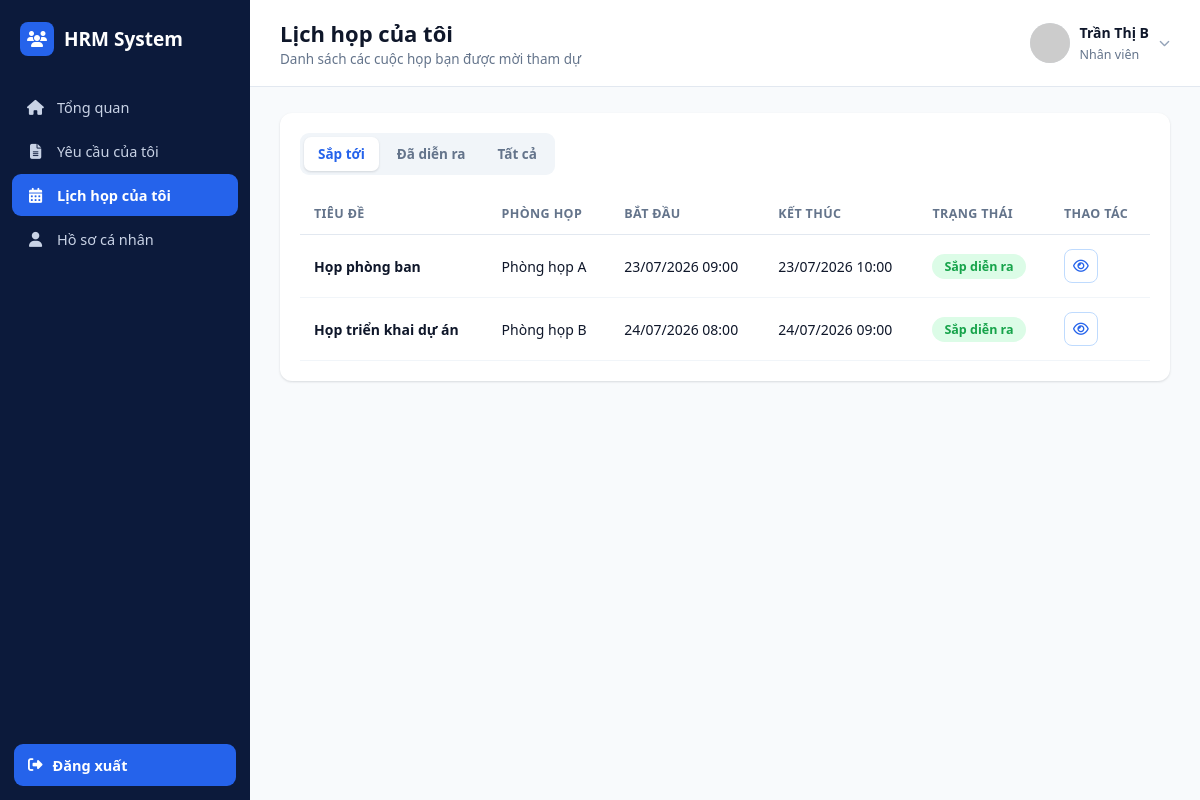
Screenshot of /employee/meetings.php (signed in) with the database file from the repository.
### tables this page shows
CREATE TABLE nhan_vien (
    id INT AUTO_INCREMENT PRIMARY KEY,
    ma_nv VARCHAR(20) NOT NULL UNIQUE,
    ho_ten VARCHAR(100) NOT NULL,
    email VARCHAR(100) NOT NULL UNIQUE,
    mat_khau VARCHAR(255) NOT NULL,
    sdt VARCHAR(20) DEFAULT NULL,
    chuc_vu ENUM('Nhân viên','Trưởng phòng') NOT NULL DEFAULT 'Nhân viên',
    gioi_tinh ENUM('Nam','Nữ','Khác') DEFAULT 'Nam',
    ngay_sinh DATE DEFAULT NULL,
    ngay_vao_lam DATE DEFAULT NULL,
    dia_chi TEXT,
    phong_ban_id INT DEFAULT NULL,
    avatar VARCHAR(255) DEFAULT NULL,
    trang_thai ENUM('Hoạt động','Nghỉ việc') NOT NULL DEFAULT 'Hoạt động',
    cccd VARCHAR(20) DEFAULT NULL,
    ngay_cap DATE DEFAULT NULL,
    noi_cap VARCHAR(150) DEFAULT NULL,
    tinh_trang_hon_nhan VARCHAR(50) DEFAULT NULL,
    quoc_tich VARCHAR(50) DEFAULT 'Việt Nam',
    ghi_chu TEXT,
    created_at TIMESTAMP DEFAULT CURRENT_TIMESTAMP,
    FOREIGN KEY (phong_ban_id) REFERENCES phong_ban(id) ON DELETE SET NULL
);

CREATE TABLE cuoc_hop (
    id INT AUTO_INCREMENT PRIMARY KEY,
    tieu_de VARCHAR(255) NOT NULL,
    noi_dung TEXT,
    phong_hop_id INT DEFAULT NULL,
    thoi_gian_bat_dau DATETIME NOT NULL,
    thoi_gian_ket_thuc DATETIME NOT NULL,
    nhac_nho VARCHAR(50) DEFAULT NULL,
    ghi_chu TEXT,
    quyen_truy_cap VARCHAR(50) DEFAULT 'Chỉ thành viên được mời',
    tep_dinh_kem VARCHAR(255) DEFAULT NULL,
    nguoi_tao_id INT DEFAULT NULL,
    trang_thai ENUM('Sắp diễn ra','Đã diễn ra','Đã hủy') NOT NULL DEFAULT 'Sắp diễn ra',
    created_at TIMESTAMP DEFAULT CURRENT_TIMESTAMP,
    FOREIGN KEY (phong_hop_id) REFERENCES phong_hop(id) ON DELETE SET NULL,
    FOREIGN KEY (nguoi_tao_id) REFERENCES nhan_vien(id) ON DELETE SET NULL
);

CREATE TABLE phong_hop (
    id INT AUTO_INCREMENT PRIMARY KEY,
    ten_phong VARCHAR(100) NOT NULL
);

### includes/auth.php (called while the page is built, shortened)
<?php
require_once __DIR__ . '/../config/db.php';
function require_employee()
{
    $u = current_user();
}
function current_user()
{
    global $pdo;
    static $user = null;
    if ($user !== null) {
        return $user;
    }
    $stmt = $pdo->prepare('SELECT nv.*, pb.ten_phong_ban FROM nhan_vien nv
                            LEFT JOIN phong_ban pb ON pb.id = nv.phong_ban_id
                            WHERE nv.id = ?');
    $stmt->execute([$_SESSION['user_id']]);
    $user = $stmt->fetch();
    return $user;
}
function format_date($date, $withTime = false)
{
    $ts = strtotime($date);
    return $withTime ? date('d/m/Y H:i', $ts) : date('d/m/Y', $ts);
}
function e($str)
{
    return htmlspecialchars($str ?? '', ENT_QUOTES, 'UTF-8');
}

### employee/meetings.php (the view, shortened to what this page needs)
<?php
require_once __DIR__ . '/../includes/auth.php';
require_employee();
$page_title = 'Lịch họp của tôi';
$page_subtitle = 'Danh sách các cuộc họp bạn được mời tham dự';
$u = current_user();
$myId = $u['id'];
$filter = $_GET['filter'] ?? 'upcoming';
$where = ['cv.nhan_vien_id = ?'];
$params = [$myId];
if ($filter === 'upcoming') {
    $where[] = "ch.thoi_gian_bat_dau >= NOW()";
    $where[] = "ch.trang_thai != 'Đã hủy'";
} elseif ($filter === 'past') {
    $where[] = "ch.thoi_gian_bat_dau < NOW()";
}
$whereSql = implode(' AND ', $where);
$order = $filter === 'past' ? 'DESC' : 'ASC';
$stmt = $pdo->prepare("SELECT ch.*, ph.ten_phong FROM cuoc_hop_thanh_vien cv
                        JOIN cuoc_hop ch ON ch.id = cv.cuoc_hop_id
                        LEFT JOIN phong_hop ph ON ph.id = ch.phong_hop_id
                        WHERE $whereSql
                        ORDER BY ch.thoi_gian_bat_dau $order");
$stmt->execute($params);
$meetings = $stmt->fetchAll();
include __DIR__ . '/includes/head_meta.php';
?>
<div class="app">
    <?php include __DIR__ . '/includes/sidebar.php'; ?>
    <div class="main">
        <?php include __DIR__ . '/includes/header.php'; ?>
        <div class="content">
            <div class="panel">
                <div class="view-toggle" style="width:fit-content;margin-bottom:18px;">
                    <a href="meetings.php?filter=upcoming" class="<?= $filter==='upcoming'?'active':'' ?>">Sắp tới</a>
                    <a href="meetings.php?filter=past" class="<?= $filter==='past'?'active':'' ?>">Đã diễn ra</a>
                    <a href="meetings.php?filter=all" class="<?= $filter==='all'?'active':'' ?>">Tất cả</a>
                </div>
                <div class="table-wrap">
                <table class="data-table">
                    <thead>
                        <tr><th>Tiêu đề</th><th>Phòng họp</th><th>Bắt đầu</th><th>Kết thúc</th><th>Trạng thái</th><th>Thao tác</th></tr>
                    </thead>
                    <tbody>
                    <?php foreach ($meetings as $m): ?>
                        <tr>
                            <td><b><?= e($m['tieu_de']) ?></b></td>
                            <td><?= e($m['ten_phong'] ?? '—') ?></td>
                            <td><?= format_date($m['thoi_gian_bat_dau'], true) ?></td>
                            <td><?= format_date($m['thoi_gian_ket_thuc'], true) ?></td>
                            <td><span class="badge-status <?= $m['trang_thai']==='Đã hủy'?'inactive':'active' ?>"><?= e($m['trang_thai']) ?></span></td>
                            <td><a class="icon-btn view" href="meeting_view.php?id=<?= $m['id'] ?>"><i class="fa-regular fa-eye"></i></a></td>
                        </tr>
                    <?php endforeach; ?>
                    </tbody>
                </table>
                </div>
            </div>
        </div>
    </div>
</div>
</body>
</html>

### employee/includes/header.php (shortened to what this page needs)
<?php
$u = current_user();
$avatar = !empty($u['avatar']) ? '../uploads/avatars/' . $u['avatar'] : '';
?>
<header class="topbar">
    <div class="title-block">
        <h1><?= e($page_title ?? '') ?></h1>
        <p><?= e($page_subtitle ?? '') ?></p>
    </div>
    <div class="right">
        <div class="user" id="userMenuBtn">
            <img src="<?= e($avatar) ?>" alt="avatar" onerror="this.src='https://ui-avatars.com/api/?background=2563eb&color=fff&name=<?= urlencode($u['ho_ten'] ?? 'User') ?>'">
            <div class="info">
                <b><?= e($u['ho_ten'] ?? '') ?></b>
                <span><?= e($u['chuc_vu'] ?? '') ?></span>
            </div>
            <i class="fa-solid fa-chevron-down" style="font-size:11px;color:#94a3b8;"></i>
        </div>
    </div>
</header>

### assets/css/style.css (style rules this page uses)
:root { --navy:#0c1a3b; --navy-light:#13234f; --blue:#2563eb; --blue-dark:#1d4ed8; --green:#16a34a; --green-bg:#dcfce7; --red:#dc2626; --red-bg:#fee2e2; --orange:#f59e0b; --orange-bg:#fef3c7; --purple:#7c3aed; --purple-bg:#ede9fe; --gray-50:#f8fafc; --gray-100:#f1f5f9; --gray-200:#e2e8f0; --gray-300:#cbd5e1; --gray-500:#64748b; --gray-700:#334155; --gray-900:#0f172a; --radius:12px; --shadow:0 1px 3px rgba(15,23,42,.08), 0 1px 2px rgba(15,23,42,.06); }
* { box-sizing:border-box; }
body { margin:0; font-family:'Segoe UI',Roboto,Helvetica,Arial,sans-serif; background:var(--gray-50); color:var(--gray-900); }
a { text-decoration:none;color:inherit; }
.app { display:flex;min-height:100vh; }
.main { flex:1;min-width:0;display:flex;flex-direction:column; }
.topbar { display:flex;align-items:center;justify-content:space-between; padding:18px 30px;background:#fff;border-bottom:1px solid var(--gray-200); position:sticky;top:0;z-index:20; }
.topbar .title-block h1 { font-size:22px;margin:0 0 2px;font-weight:700; }
.topbar .title-block p { margin:0;color:var(--gray-500);font-size:13.5px; }
.topbar .right { display:flex;align-items:center;gap:20px; }
.topbar .user { display:flex;align-items:center;gap:10px;cursor:pointer;position:relative; }
.topbar .user img { width:40px;height:40px;border-radius:50%;object-fit:cover;background:var(--gray-200); }
.topbar .user .info b { display:block;font-size:14px; }
.topbar .user .info span { font-size:12.5px;color:var(--gray-500); }
.content { padding:26px 30px;flex:1; }
.panel { background:#fff;border-radius:var(--radius);box-shadow:var(--shadow);padding:20px; }
.table-wrap { overflow-x:auto; }
table.data-table { width:100%;border-collapse:collapse;font-size:14px; }
table.data-table th { text-align:left;color:var(--gray-500);font-weight:600;font-size:12.5px;text-transform:uppercase; letter-spacing:.03em;padding:12px 14px;border-bottom:1px solid var(--gray-200);white-space:nowrap; }
table.data-table td { padding:14px;border-bottom:1px solid var(--gray-100);vertical-align:middle; }
.badge-status { padding:4px 12px;border-radius:20px;font-size:12.5px;font-weight:600;display:inline-block; }
.badge-status.active,.badge-status.approved { background:var(--green-bg);color:var(--green); }
.icon-btn { width:34px;height:34px;border-radius:8px;border:1px solid var(--gray-200);background:#fff; display:inline-flex;align-items:center;justify-content:center;color:var(--gray-700);font-size:14px; }
.icon-btn.view { color:var(--blue);border-color:#bfdbfe; }
.view-toggle { display:flex;gap:4px;background:var(--gray-100);padding:4px;border-radius:9px; }
.view-toggle a { padding:8px 14px;border-radius:7px;font-size:13.5px;font-weight:600;color:var(--gray-500); }
.view-toggle a.active { background:#fff;color:var(--blue);box-shadow:var(--shadow); }

### rows the page displays
nhan_vien: ho_ten "Trần Thị B", chuc_vu "Nhân viên"
cuoc_hop: tieu_de "Họp phòng ban", phong_hop.ten_phong "Phòng họp A", thoi_gian_bat_dau "23/07/2026 09:00", thoi_gian_ket_thuc "23/07/2026 10:00", trang_thai "Sắp diễn ra"
cuoc_hop: tieu_de "Họp triển khai dự án", phong_hop.ten_phong "Phòng họp B", thoi_gian_bat_dau "24/07/2026 08:00", thoi_gian_ket_thuc "24/07/2026 09:00", trang_thai "Sắp diễn ra"

### other values shown
$m['label'] "Tổng quan"
$m['label'] "Yêu cầu của tôi"
$m['label'] "Lịch họp của tôi"
$m['label'] "Hồ sơ cá nhân"
$page_title "Lịch họp của tôi"
$page_subtitle "Danh sách các cuộc họp bạn được mời tham dự"
